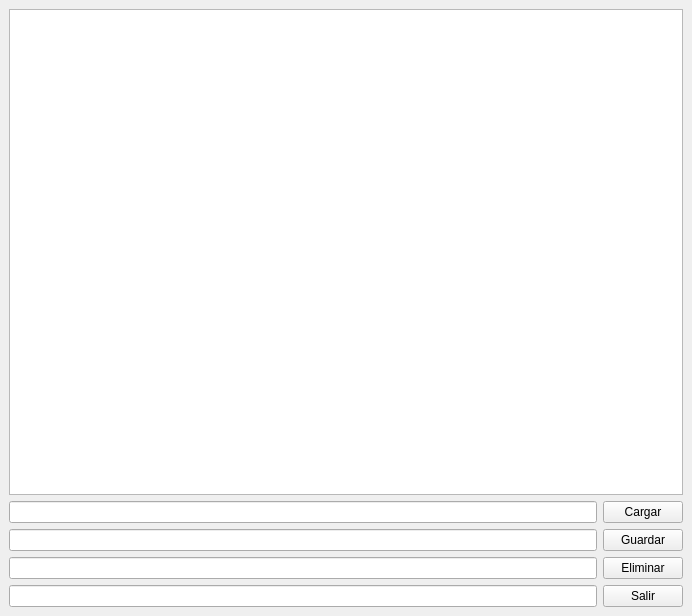
<?xml version="1.0" encoding="UTF-8"?>
<ui version="4.0">
 <class>MainWindow</class>
 <widget class="QMainWindow" name="MainWindow">
  <property name="geometry">
   <rect>
    <x>0</x>
    <y>0</y>
    <width>692</width>
    <height>616</height>
   </rect>
  </property>
  <property name="windowTitle">
   <string>MainWindow</string>
  </property>
  <widget class="QWidget" name="centralWidget">
   <layout class="QGridLayout" name="gridLayout">
    <item row="0" column="0" colspan="3">
     <widget class="QTableWidget" name="tabla"/>
    </item>
    <item row="3" column="0">
     <widget class="QLineEdit" name="txt3"/>
    </item>
    <item row="4" column="0">
     <widget class="QLineEdit" name="txt4"/>
    </item>
    <item row="2" column="0">
     <widget class="QLineEdit" name="txt2"/>
    </item>
    <item row="1" column="0">
     <widget class="QLineEdit" name="txt1"/>
    </item>
    <item row="3" column="1" colspan="2">
     <widget class="QPushButton" name="btnEliminar">
      <property name="text">
       <string>Eliminar</string>
      </property>
     </widget>
    </item>
    <item row="2" column="1" colspan="2">
     <widget class="QPushButton" name="btnGuardar">
      <property name="text">
       <string>Guardar</string>
      </property>
     </widget>
    </item>
    <item row="4" column="1" colspan="2">
     <widget class="QPushButton" name="btnSalir">
      <property name="text">
       <string>Salir</string>
      </property>
     </widget>
    </item>
    <item row="1" column="1" colspan="2">
     <widget class="QPushButton" name="btnCargar">
      <property name="text">
       <string>Cargar</string>
      </property>
     </widget>
    </item>
   </layout>
  </widget>
 </widget>
 <resources/>
 <connections/>
</ui>
